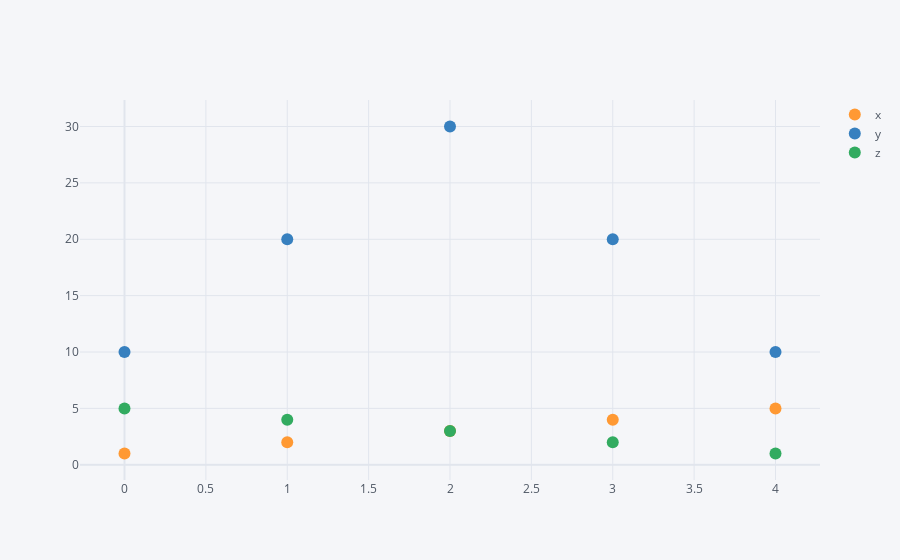

Notebook code cell kept with this figure:
### Code cell
df3.iplot(kind='scatter',mode='markers')

### Figure 1 — Plotly figure (JSON) as saved in the notebook; plotly's stock layout.template omitted (floating-point values rounded to 4 significant figures)
{"data": [{"line": {"color": "rgba(255, 153, 51, 1.0)", "dash": "solid", "shape": "linear", "width": 1.3}, "marker": {"size": 12, "symbol": "circle"}, "mode": "markers", "name": "x", "text": "", "type": "scatter", "x": [0, 1, 2, 3, 4], "y": [1, 2, 3, 4, 5]}, {"line": {"color": "rgba(55, 128, 191, 1.0)", "dash": "solid", "shape": "linear", "width": 1.3}, "marker": {"size": 12, "symbol": "circle"}, "mode": "markers", "name": "y", "text": "", "type": "scatter", "x": [0, 1, 2, 3, 4], "y": [10, 20, 30, 20, 10]}, {"line": {"color": "rgba(50, 171, 96, 1.0)", "dash": "solid", "shape": "linear", "width": 1.3}, "marker": {"size": 12, "symbol": "circle"}, "mode": "markers", "name": "z", "text": "", "type": "scatter", "x": [0, 1, 2, 3, 4], "y": [5, 4, 3, 2, 1]}], "layout": {"legend": {"bgcolor": "#F5F6F9", "font": {"color": "#4D5663"}}, "paper_bgcolor": "#F5F6F9", "plot_bgcolor": "#F5F6F9", "title": {"font": {"color": "#4D5663"}}, "xaxis": {"gridcolor": "#E1E5ED", "showgrid": true, "tickfont": {"color": "#4D5663"}, "title": {"font": {"color": "#4D5663"}, "text": ""}, "zerolinecolor": "#E1E5ED"}, "yaxis": {"gridcolor": "#E1E5ED", "showgrid": true, "tickfont": {"color": "#4D5663"}, "title": {"font": {"color": "#4D5663"}, "text": ""}, "zerolinecolor": "#E1E5ED"}}}
